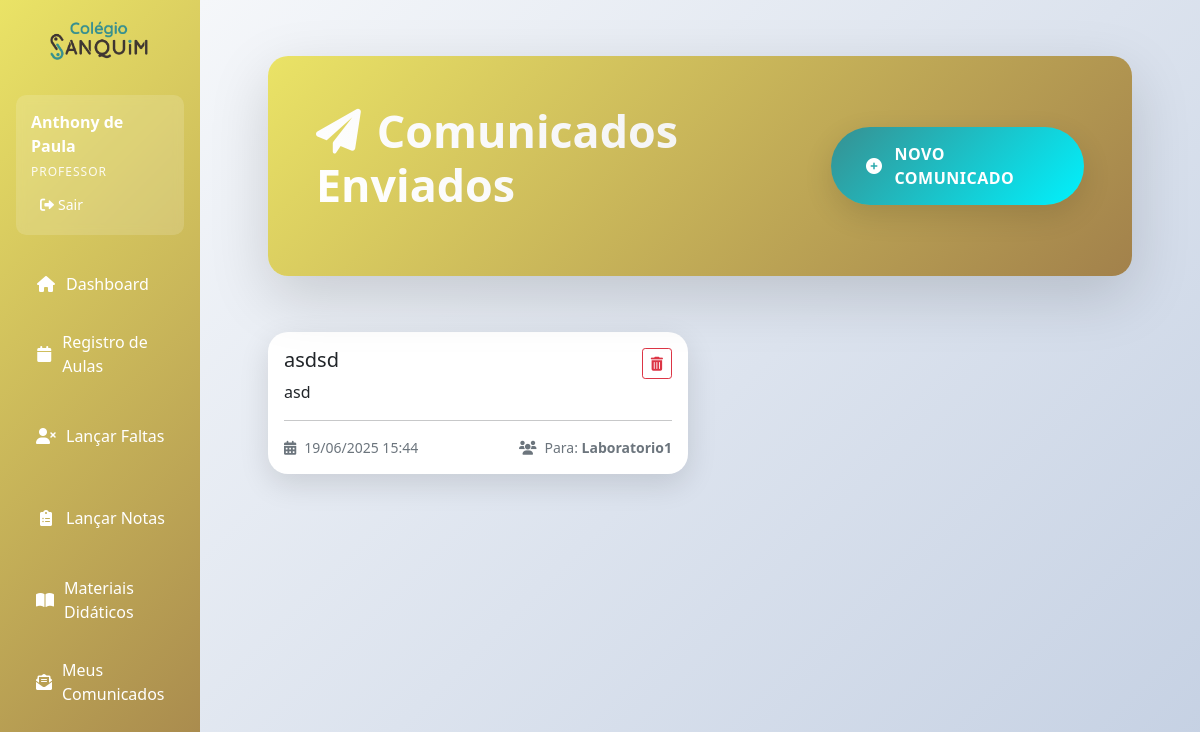
The app's page /comunicados/enviados (signed in) with its own data.
### app.py (models this page shows, shortened)
class Comunicado(db.Model):
    id = db.Column(db.Integer, primary_key=True)
    titulo = db.Column(db.String(150), nullable=False)
    conteudo = db.Column(db.Text, nullable=False)
    data_publicacao = db.Column(db.DateTime, default=datetime.utcnow)
    professor_id = db.Column(db.Integer, db.ForeignKey('professor.id'), nullable=False)
    turma_id = db.Column(db.Integer, db.ForeignKey('turma.id'), nullable=True)
    professor = db.relationship('Professor', backref='comunicados')
    turma = db.relationship('Turma', backref='comunicados')

class Turma(db.Model):
    __tablename__ = 'turma'
    id = db.Column(db.Integer, primary_key=True)
    nome = db.Column(db.String(50), nullable=False)
    curso_id = db.Column(db.Integer, db.ForeignKey('curso.id'), nullable=False)
    local = db.Column(db.String(100))
    periodo = db.Column(db.String(20))  # Matutino, Vespertino, Noturno
    ano = db.Column(db.Integer, nullable=False)
    semestre = db.Column(db.Integer, nullable=False)  # 1 ou 2
    status = db.Column(db.Integer, default=1)  # 1-Ativo, 0-Inativo
    curso = db.relationship('Curso', backref='turmas_vinculadas')
    alunos = db.relationship('Aluno', backref='turma_atual')
    disciplinas = db.relationship('Disciplina', backref='turma_associada')

### app.py (the view)
@app.route('/comunicados/enviados')
def listar_comunicados_enviados():
    professor_id = session.get('user_id')
    comunicados = Comunicado.query.filter_by(professor_id=professor_id).order_by(Comunicado.data_publicacao.desc()).all()
    return render_template('comunicados/listar_professor.html', comunicados=comunicados)

### templates/comunicados/listar_professor.html (shortened to what this page needs)
{% extends "base.html" %}
{% block content %}
<div class="main-container">
    <div class="header-section" style="background: var(--primary-gradient);">
        <div class="header-content d-flex justify-content-between align-items-center">
            <h1 class="page-title"><i class="fas fa-paper-plane me-3"></i>Comunicados Enviados</h1>
            <a href="{{ url_for('novo_comunicado') }}" class="btn-new"><i class="fas fa-plus-circle"></i><span>Novo Comunicado</span></a>
        </div>
    </div>
    <div class="row g-4 mt-3">
    {% for comunicado in comunicados %}
        <div class="col-lg-6">
            <div class="main-card">
                <div class="card-body">
                    <div class="d-flex justify-content-between align-items-start">
                        <h5 class="card-title">{{ comunicado.titulo }}</h5>
                        <form method="POST" action="{{ url_for('deletar_comunicado', id=comunicado.id) }}" onsubmit="return confirm('Tem certeza?');">
                            <button type="submit" class="btn btn-sm btn-outline-danger" title="Excluir"><i class="fas fa-trash-alt"></i></button>
                        </form>
                    </div>
                    <p class="card-text" style="white-space: pre-wrap;">{{ comunicado.conteudo }}</p>
                    <hr>
                    <div class="d-flex justify-content-between text-muted small">
                        <span><i class="fas fa-calendar-alt me-2"></i>{{ comunicado.data_publicacao.strftime('%d/%m/%Y %H:%M') }}</span>
                        <span><i class="fas fa-users me-2"></i>Para: <strong>{{ comunicado.turma.nome if comunicado.turma else 'Todos os Alunos' }}</strong></span>
                    </div>
                </div>
            </div>
        </div>
    {% endfor %}
    </div>
</div>
{% endblock %}

### templates/base.html (style rules this page uses)
:root { --primary-color: #eae366; --secondary-color: #a2814b; --accent-color: #379091; --danger-color: #e74c3c; --success-color: #2ecc71; }

### templates/comunicados/listar_professor.html (style rules this page uses)
:root { --primary-gradient: linear-gradient(135deg, #eae366 0%, #a2814b 100%); --secondary-gradient: linear-gradient(135deg, #379091 0%, #00f2fe 100%); --success-gradient: linear-gradient(135deg, #4facfe 0%, #00f2fe 100%); --warning-gradient: linear-gradient(135deg, #fa709a 0%, #fee140 100%); --info-gradient: linear-gradient(135deg, #a8edea 0%, #fed6e3 100%); --danger-gradient: linear-gradient(135deg, #ff9a9e 0%, #fecfef 100%); --exatas-gradient: linear-gradient(135deg, #eae366 0%, #a2814b 100%); --humanas-gradient: linear-gradient(135deg, #379091 0%, #00f2fe 100%); --biologicas-gradient: linear-gradient(135deg, #4facfe 0%, #00f2fe 100%); --shadow-light: 0 5px 15px rgba(0,0,0,0.08); --shadow-medium: 0 10px 30px rgba(0,0,0,0.12); --shadow-heavy: 0 20px 60px rgba(0,0,0,0.15); --border-radius: 20px; --transition: all 0.3s cubic-bezier(0.4, 0, 0.2, 1); }
.main-container { padding: 2rem; max-width: 1400px; margin: 0 auto; min-height: 100vh; }
.header-section { background: var(--primary-gradient); border-radius: var(--border-radius); padding: 3rem; margin-bottom: 2rem; color: white; box-shadow: var(--shadow-heavy); position: relative; overflow: hidden; }
.header-content { position: relative; z-index: 2; }
.page-title { font-size: 2.8rem; font-weight: 800; margin-bottom: 1rem; background: linear-gradient(45deg, #fff, #f0f0f0); -webkit-background-clip: text; background-clip: text; -webkit-text-fill-color: transparent; }
.btn-new { background: var(--secondary-gradient); border: none; border-radius: 50px; padding: 15px 35px; color: white; font-weight: 700; text-decoration: none; display: inline-flex; align-items: center; gap: 12px; transition: var(--transition); box-shadow: var(--shadow-medium); text-transform: uppercase; letter-spacing: 0.5px; position: relative; overflow: hidden; }
.btn-new::before { content: ''; position: absolute; top: 0; left: -100%; width: 100%; height: 100%; background: linear-gradient(90deg, transparent, rgba(255,255,255,0.3), transparent); transition: left 0.5s; }
.main-card { background: white; border-radius: var(--border-radius); box-shadow: var(--shadow-medium); border: none; overflow: hidden; transition: var(--transition); }

### records on screen
Comunicado: titulo "asdsd", conteudo "asd", data_publicacao "19/06/2025 15:44", turma "Laboratorio1"

### other values on screen
{{ session.user_nome }} "Anthony de Paula"
{{ session.user_tipo|capitalize }} "PROFESSOR"
